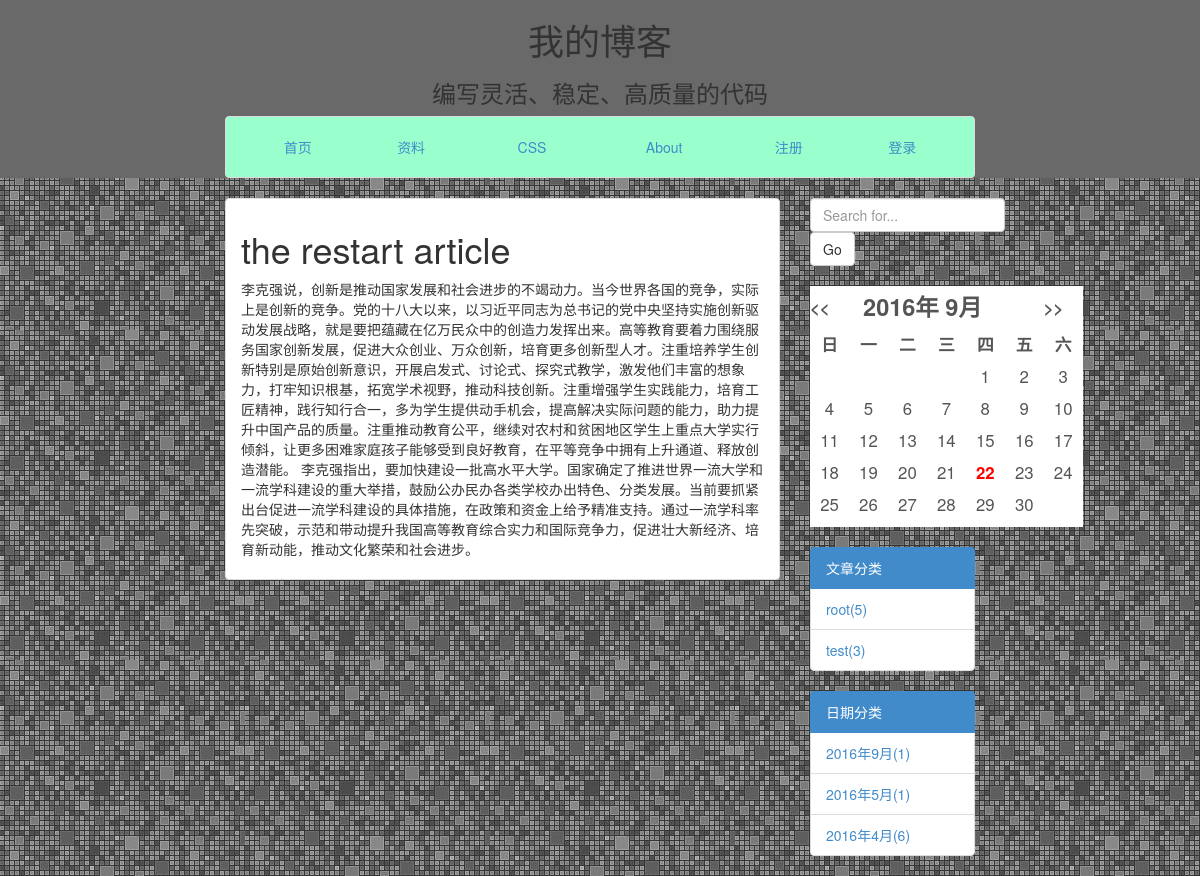
The app's page /blog/main/1/ with its own data.
### blog/models.py (models this page shows, shortened)
class Article(models.Model):
    title = models.CharField(max_length=100)
    author = models.ForeignKey(User)
    content = models.TextField()
    category = models.ForeignKey(Category, blank=True, null=True)
    cre_date = models.DateTimeField(auto_now_add=True)
    update = models.DateTimeField(auto_now_add=True)
    status = models.SmallIntegerField(default=0,choices=STATUS.items())

class Category(models.Model):
    name = models.CharField(max_length=30)
    class Meta:
        ordering = ['-id']

### blog/views.py (the view)
# urls.py: url(r'^main/(?P<pk>[0-9]+)/$', views.ArticleDetailView.as_view(),name='detail'),
class ArticleDetailView(DetailView):
    model = Article
    context_object_name = 'article'
    template_name = 'blog/main/detail.html'

### blog/custom_processors.py (called while the page is built)
def month_list(request):
    articles = Article.objects.all()
    year_month = set()
    for a in articles:
        year_month.add((a.cre_date.year,a.cre_date.month))
    counter = {}.fromkeys(year_month,0)
    for a in articles:
        counter[(a.cre_date.year,a.cre_date.month)] += 1
    year_month_number = []
    for key in counter:
        year_month_number.append([key[0],key[1],counter[key]])
    year_month_number.sort(reverse=True)
    return {'year_month_number': year_month_number}

def category(request):
    category1 = Category.objects.annotate(num_article=Count('article'))
    return {"categories": category1}

### blog/templatetags/custom_markdown.py (called while the page is built)
@register.filter(is_safe=True)  # 注册template filter
@stringfilter  # 希望字符串作为参数
def custom_markdown(value):
    return mark_safe(markdown.markdown(value,
                                       extensions=['markdown.extensions.fenced_code', 'markdown.extensions.codehilite'],
                                       safe_mode=True,
                                       enable_attributes=False))

### blog/templates/blog/main/detail.html
{% extends "blog/base.html" %}
{% load custom_markdown %}
    {% block context %}
		<div class="list-group-item ">
			<h1>{{ article.title }}</h1>
            <p>{{ article.content|custom_markdown }}</p>
		</div>
    {% endblock context %}

### blog/templates/blog/side/category.html
{% block category %}
<div class="list-group">
                <a class="list-group-item active">
                文章分类
                </a>
                {% if categories %}
                {% for c in categories %}
                <li class="list-group-item">
                <a href="{% url 'blog:category' c.name %}">{{ c.name }}({{ c.num_article }})</a>
                </li>
                {% endfor %}
                {% endif %}
</div>
{% endblock category %}

### records on screen
Article: title "the restart article", content|custom_markdown "李克强说，创新是推动国家发展和社会进步的不竭动力。当今世界各国的竞争，实际上是创新的竞争。党的十八大以来，以习近平同志为总书记的党中央坚持实施创新驱动发展战略，就是要把蕴藏在亿万民众中的创造力发挥出来。高等教育要着力围绕服务国家创新发展，促进大众创业、万众创新，培育更多创新型人才。注重培养学生创新特别是原始创新意识，开展启发式、讨论式、探究式教学，激发他们丰富的想象力，打牢知识根基，拓宽学术视野，推动科技创新。注重增强学生实践能力，培育工匠精神，践行知行合一，多为学生提供动手机会，提高解决实际问题的能力，助力提升中国产品的质量。注重推动教育公平，继续对农村和贫困地区学生上重点大学实行倾斜，让更多困难家庭孩子能够受到良好教育，在平等竞争中拥有上升通道、释放创造潜能。 李克强指出，要加快建设一批高水平大学。国家确定了推进世界一流大学和一流学科建设的重大举措，鼓励公办民办各类学校办出特色、分类发展。当前要抓紧出台促进一流学科建设的具体措施，在政策和资金上给予精准支持。通过一流学科率先突破，示范和带动提升我国高等教育综合实力和国际竞争力，促进壮大新经济、培育新动能，推动文化繁荣和社会进步。"
Category: name "root", num_article "5"
Category: name "test", num_article "3"

### other values on screen
{{ y }} "2016" "2016" "2016"
{{ m }} "9" "5" "4"
{{ n }} "1" "1" "6"
